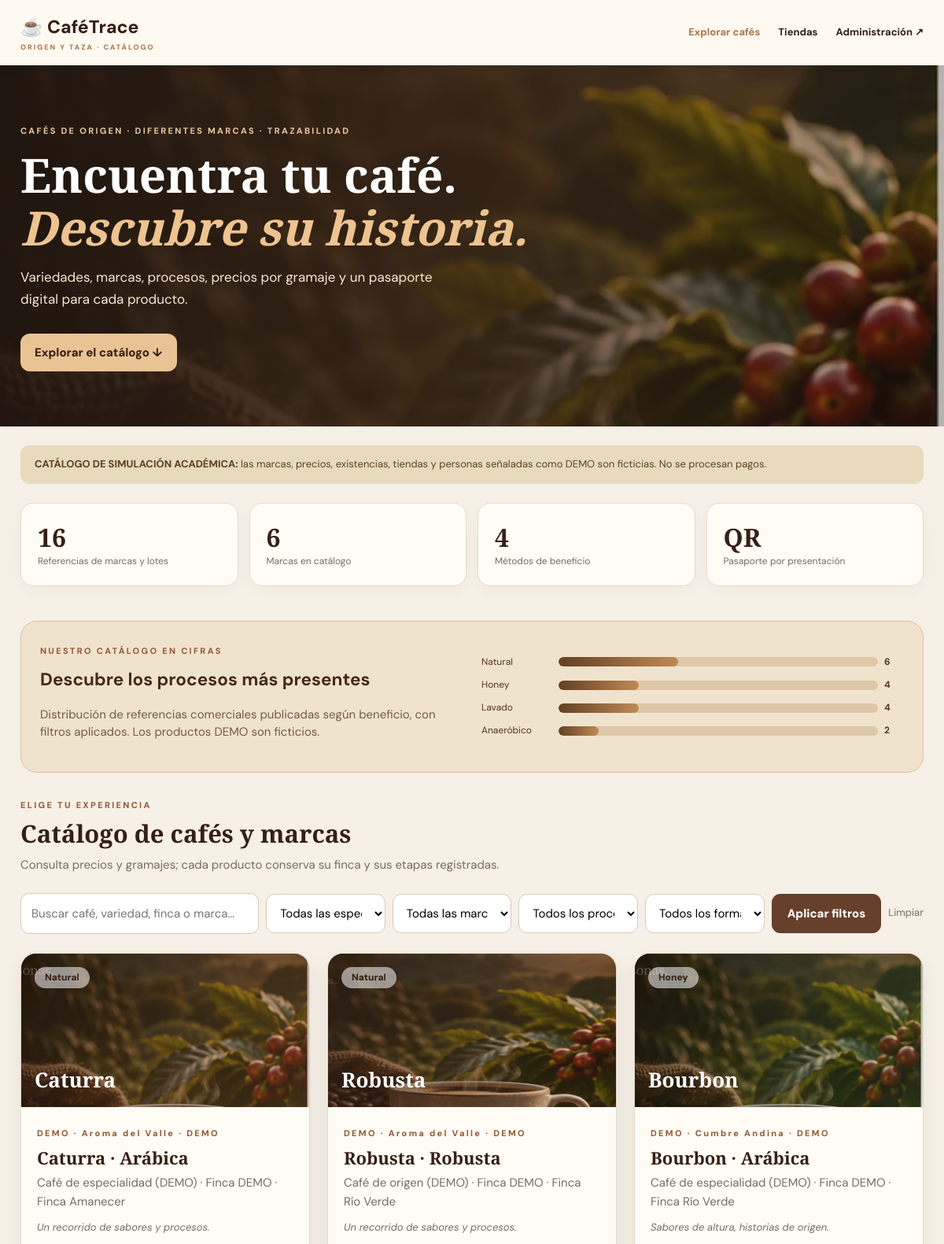
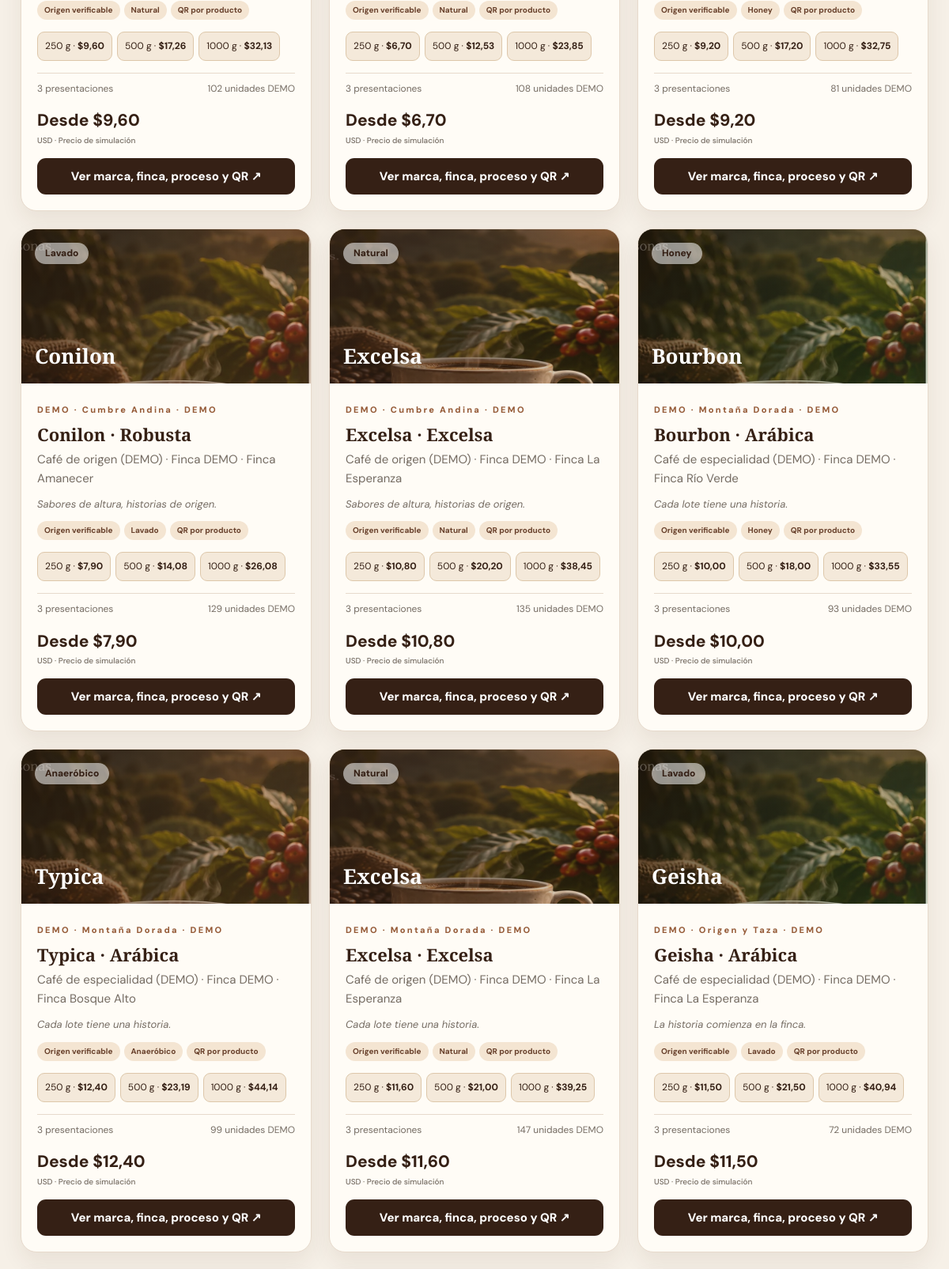
The page /explorar/ (upper part) on the database its author committed (2 pictures, top to bottom).
### trazabilidad/models.py (models this page shows, shortened)
class Lote(models.Model):
    METODOS = [
        ("Lavado", "Lavado"),
        ("Honey", "Honey"),
        ("Natural", "Natural"),
        ("Anaeróbico", "Anaeróbico"),
    ]
    ESTADOS = [
        ("En proceso", "En proceso"),
        ("Aprobado", "Aprobado"),
        ("Rechazado", "Rechazado"),
    ]
    codigo = models.CharField(max_length=30, unique=True, editable=False)
    productor = models.ForeignKey(Productor, on_delete=models.PROTECT, related_name="lotes")
    finca = models.ForeignKey(Finca, on_delete=models.PROTECT, related_name="lotes")
    variedad = models.CharField(max_length=100)
    fecha_cosecha = models.DateField()
    cantidad_kg = models.DecimalField(max_digits=10, decimal_places=2)
    metodo_proceso = models.CharField(max_length=30, choices=METODOS, default="Lavado")
    fecha_ingreso = models.DateField(default=timezone.now)
    humedad = models.DecimalField(max_digits=5, decimal_places=2, null=True, blank=True)
    temperatura_secado = models.DecimalField(max_digits=5, decimal_places=2, null=True, blank=True)
    tiempo_fermentacion_horas = models.DecimalField(max_digits=6, decimal_places=2, null=True, blank=True)
    estado = models.CharField(max_length=30, choices=ESTADOS, default="En proceso")
    notas = models.TextField(blank=True)
    creado = models.DateTimeField(auto_now_add=True)
    class Meta:
        ordering = ["-creado"]

class Finca(models.Model):
    productor = models.ForeignKey(Productor, on_delete=models.CASCADE, related_name="fincas")
    nombre = models.CharField(max_length=150)
    parroquia = models.CharField(max_length=100, blank=True)
    canton = models.CharField(max_length=100, blank=True)
    provincia = models.CharField(max_length=100, default="Carchi")
    altura_msnm = models.PositiveIntegerField(null=True, blank=True)
    variedad_principal = models.CharField(max_length=100, blank=True)
    class Meta:
        ordering = ["nombre"]

### cadena/models.py (models this page shows, shortened)
class MarcaCafe(models.Model):
    nombre = models.CharField(max_length=120, unique=True)
    lema = models.CharField(max_length=180, blank=True)
    descripcion = models.TextField(blank=True)
    es_demo = models.BooleanField(default=False)
    activa = models.BooleanField(default=True)
    class Meta:
        ordering = ['nombre']
        verbose_name = 'Marca de café'

class ProductoCatalogo(models.Model):
    marca = models.ForeignKey(MarcaCafe, on_delete=models.PROTECT, related_name='productos')
    lote = models.ForeignKey('trazabilidad.Lote', on_delete=models.PROTECT, related_name='ofertas_publicas')
    sku = models.CharField(max_length=75, unique=True)
    titulo = models.CharField(max_length=160)
    especie = models.CharField(max_length=30, choices=[('Arábica','Arábica'),('Robusta','Robusta'),('Libérica','Libérica'),('Excelsa','Excelsa')], default='Arábica')
    categoria = models.CharField(max_length=60, default='Café especial')
    formato = models.CharField(max_length=20, choices=[('Grano','Grano'),('Molido','Molido'),('Verde','Verde')], default='Grano')
    gramos = models.PositiveIntegerField(default=250)
    precio_usd = models.DecimalField(max_digits=9, decimal_places=2)
    unidades = models.PositiveIntegerField(default=0)
    descripcion = models.CharField(max_length=280, blank=True)
    activo = models.BooleanField(default=True)
    es_demo = models.BooleanField(default=False)
    class Meta:
        ordering = ['marca__nombre','lote__codigo','gramos']

### cadena/publico_views.py (the view)
# urls.py: path("explorar/", publico_views.catalogo_publico, name="catalogo_publico"),
def catalogo_publico(request):
    from cadena.models import MarcaCafe, ProductoCatalogo
    q = request.GET.get('q','').strip()[:80]
    metodo = request.GET.get('metodo','')
    especie = request.GET.get('especie','')
    marca_id = request.GET.get('marca','')
    formato = request.GET.get('formato','')
    ofertas = ProductoCatalogo.objects.filter(activo=True).select_related('lote','lote__finca','marca')
    if q:
        ofertas=ofertas.filter(Q(titulo__icontains=q)|Q(lote__variedad__icontains=q)|Q(lote__finca__nombre__icontains=q)|Q(marca__nombre__icontains=q)|Q(sku__icontains=q))
    if metodo in dict(Lote.METODOS): ofertas=ofertas.filter(lote__metodo_proceso=metodo)
    if especie in ('Arábica','Robusta','Libérica','Excelsa'): ofertas=ofertas.filter(especie=especie)
    if formato in ('Grano','Molido','Verde'): ofertas=ofertas.filter(formato=formato)
    if marca_id.isdecimal(): ofertas=ofertas.filter(marca_id=int(marca_id))
    agrupadas={}
    for oferta in ofertas.order_by('marca__nombre','lote__codigo','gramos')[:600]:
        llave=(oferta.marca_id,oferta.lote_id)
        if llave not in agrupadas:
            agrupadas[llave]={'lote':oferta.lote,'marca':oferta.marca,'especie':oferta.especie,
               'categoria':oferta.categoria,'ofertas':[],'precio_minimo':oferta.precio_usd,'disponibles':0,
               'ejemplo':oferta}
        grupo=agrupadas[llave]
        grupo['ofertas'].append(oferta)
        grupo['precio_minimo']=min(grupo['precio_minimo'],oferta.precio_usd)
        grupo['disponibles']+=oferta.unidades
    conteo_metodos = {}
    for grupo in agrupadas.values():
        metodo_grupo=grupo['lote'].metodo_proceso
        conteo_metodos[metodo_grupo]=conteo_metodos.get(metodo_grupo,0)+1
    resumen_metodos = [{'nombre':nombre, 'cantidad':cantidad, 'porcentaje':round(100*cantidad/max(1,len(agrupadas)),1)} for nombre,cantidad in conteo_metodos.items()]
    return render(request,'publico/catalogo.html',{
       'resumen_metodos':resumen_metodos,
       'cards':list(agrupadas.values()),'total':len(agrupadas),'q':q,'metodo':metodo,
       'especie':especie,'marca_id':marca_id,'formato':formato,
       'metodos':Lote.METODOS,'especies':['Arábica','Robusta','Libérica','Excelsa'],
       'formatos':['Grano','Molido','Verde'],'marcas':MarcaCafe.objects.filter(activa=True),
       'puntos':PuntoVenta.objects.filter(es_demo=True)[:6],
    })

### trazabilidad/permissions.py (called while the page is built)
def roles_for(user):
    if not user.is_authenticated:
        return set()
    if user.is_superuser:
        return set(ROLE_NAMES)
    return set(user.groups.filter(name__in=ROLE_NAMES).values_list("name", flat=True))

### templates/publico/catalogo.html (shortened to what this page needs)
{% load static %}<!doctype html><html lang="es"><head><link rel="stylesheet" href="{% static 'css/publico-cafe.css' %}"><link rel="stylesheet" href="{% static 'css/catalogo-marcas.css' %}"><link rel="stylesheet" href="{% static 'css/chat-publico.css' %}"></head><body>
<header class="top"><a href="{% url 'catalogo_publico' %}" class="brand">☕ CaféTrace <span>ORIGEN Y TAZA · CATÁLOGO</span></a><nav><a class="selected" href="{% url 'catalogo_publico' %}">Explorar cafés</a><a href="#puntos">Tiendas</a><a href="{% url 'login' %}">Administración ↗</a></nav></header>
<section class="hero"><div><span class="eyebrow">CAFÉS DE ORIGEN · DIFERENTES MARCAS · TRAZABILIDAD</span><h1>Encuentra tu café.<br><em>Descubre su historia.</em></h1><p>Variedades, marcas, procesos, precios por gramaje y un pasaporte digital para cada producto.</p><a href="#cafes" class="hero-button">Explorar el catálogo ↓</a></div></section>
<div class="wrap"><div class="demo-banner"><b>CATÁLOGO DE SIMULACIÓN ACADÉMICA:</b> las marcas, precios, existencias, tiendas y personas señaladas como DEMO son ficticias. No se procesan pagos.</div>
<section class="stats"><div><b>{{ total }}</b><span>Referencias de marcas y lotes</span></div><div><b>{{ marcas.count }}</b><span>Marcas en catálogo</span></div><div><b>4</b><span>Métodos de beneficio</span></div><div><b>QR</b><span>Pasaporte por presentación</span></div></section>
<section class="catalog-insights" aria-label="Resumen público de cafés disponibles"><div><span class="eyebrow dark">NUESTRO CATÁLOGO EN CIFRAS</span><h2>Descubre los procesos más presentes</h2><p>Distribución de referencias comerciales publicadas según beneficio, con filtros aplicados. Los productos DEMO son ficticios.</p></div><div class="catalog-insights-bars">{% for m in resumen_metodos %}<div class="catalog-insight-row"><span>{{ m.nombre }}</span><div class="catalog-insight-track"><i style="width:{{ m.porcentaje|stringformat:'f' }}%"></i></div><b>{{ m.cantidad }}</b></div>{% empty %}<p>Aún no hay productos para los filtros elegidos.</p>{% endfor %}</div></section><section id="cafes"><div class="section-head"><div><span class="eyebrow dark">ELIGE TU EXPERIENCIA</span><h2>Catálogo de cafés y marcas</h2><p>Consulta precios y gramajes; cada producto conserva su finca y sus etapas registradas.</p></div></div>
<form class="filters catalog-filters" method="get"><input type="search" name="q" value="{{ q }}" placeholder="Buscar café, variedad, finca o marca…" aria-label="Buscar cafés"><select name="especie" aria-label="Especie"><option value="">Todas las especies</option></select><select name="marca" aria-label="Marca"><option value="">Todas las marcas</option></select><select name="metodo" aria-label="Método"><option value="">Todos los procesos</option></select><select name="formato" aria-label="Presentación"><option value="">Todos los formatos</option></select><button type="submit">Aplicar filtros</button><a href="{% url 'catalogo_publico' %}">Limpiar</a></form>
<div class="coffee-grid brand-grid">{% for c in cards %}<article class="product"><a class="product-image specialty-card card-theme-{{ forloop.counter|add:'0' }}" href="{% url 'producto_publico' c.ejemplo.id %}"><span class="product-method">{{ c.lote.metodo_proceso }}</span><span class="img-title">{{ c.lote.variedad }}</span></a><div class="product-body"><span class="eyebrow dark">{{ c.marca.nombre }} {% if c.marca.es_demo %}· DEMO{% endif %}</span><h3>{{ c.lote.variedad }} · {{ c.especie }}</h3><p>{{ c.categoria }} · Finca {{ c.lote.finca.nombre }}</p><p class="brand-lema">{{ c.marca.lema }}</p><div class="mini-labels"><span>Origen verificable</span><span>{{ c.lote.metodo_proceso }}</span><span>QR por producto</span></div><div class="variants">{% for o in c.ofertas %}<a href="{% url 'producto_publico' o.id %}" title="Ver presentación de {{ o.gramos }} gramos">{{ o.gramos }} g · <b>${{ o.precio_usd }}</b></a>{% endfor %}</div><div class="info-line"><span>{{ c.ofertas|length }} presentaciones</span><span>{{ c.disponibles }} unidades DEMO</span></div><div class="price">Desde ${{ c.precio_minimo }} <small>USD · Precio de simulación</small></div><a class="detail-btn" href="{% url 'producto_publico' c.ejemplo.id %}">Ver marca, finca, proceso y QR ↗</a></div></article>{% empty %}<div class="empty">No hay productos con estos filtros. Ejecuta <code>cargar_catalogo_marcas</code> para poblar la demostración.</div>{% endfor %}</div>
</section></div></body></html>

### static/css/publico-cafe.css (style rules this page uses)
:root { --espresso:#352015;--cafe:#66402b;--caramelo:#ad7446;--crema:#f6f0e7;--paper:#fffcf6;--line:#e7dacc;--muted:#756c63 }
* { box-sizing:border-box }
html { scroll-behavior:smooth }
body { margin:0;color:var(--espresso);background:var(--crema);font:15px/1.6 'DM Sans',system-ui,sans-serif }
a { color:inherit;text-decoration:none }
.wrap { max-width:1240px;margin:auto;padding:0 26px }
.top { display:flex;align-items:center;justify-content:space-between;padding:16px max(26px,calc((100vw - 1188px)/2));background:#fffaf1;box-shadow:0 2px 14px #35201512;gap:20px;flex-wrap:wrap;position:relative;z-index:2 }
.brand { font-weight:800;font-size:23px }
.brand span { display:block;font-size:9px;letter-spacing:2px;color:var(--caramelo) }
nav { display:flex;gap:23px;align-items:center;flex-wrap:wrap;font-weight:700;font-size:13px }
nav a:hover,.selected { color:var(--caramelo) }
.hero { padding:70px max(26px,calc((100vw - 1160px)/2));background:linear-gradient(90deg,#20160fef 0%,#362316dc 46%,#36231650 100%),url('../img/cafetal-banner.webp') center/cover;min-height:310px;color:white }
.hero h1,.product-hero h1 { font-family:'Playfair Display',Georgia,serif;font-size:clamp(36px,5vw,64px);line-height:1.11;margin:12px 0 }
.hero em { color:#edc38f }
.hero p { max-width:570px;color:#f7e8d4;font-size:17px }
.eyebrow { font-size:11px;letter-spacing:2.3px;font-weight:800;color:#e9c49f }
.eyebrow.dark { color:#955a37 }
.hero-button { display:inline-block;margin-top:13px;padding:12px 18px;background:#eac394;color:#342014;border-radius:12px;font-weight:800 }
.demo-banner { background:#e8dbbd;color:#5c4224;padding:14px 18px;border-radius:12px;margin:24px 0;font-size:13px }
.stats,.overview { display:grid;grid-template-columns:repeat(4,1fr);gap:14px;margin:20px 0 44px }
.stats>div,.overview>div { background:var(--paper);border:1px solid var(--line);border-radius:16px;padding:21px;display:flex;flex-direction:column;box-shadow:0 6px 22px #472b1609 }
.stats b { font:700 32px 'Playfair Display',serif }
.stats span,.overview span,.overview small { color:var(--muted);font-size:12px }
.section-head h2,.panel h2 { font:700 31px 'Playfair Display',serif;margin:4px 0 7px }
.section-head p { margin:0;color:var(--muted) }
.filters { display:flex;align-items:center;gap:10px;flex-wrap:wrap;margin:24px 0 }
.filters input,.filters select { background:white;border:1px solid #d8caba;border-radius:11px;padding:13px;font:inherit;flex:1;min-width:170px }
.filters button { background:var(--cafe);color:white;border:0;border-radius:11px;padding:13px 20px;font:inherit;font-weight:800;cursor:pointer }
.filters>a { font-size:13px;color:var(--muted) }
.coffee-grid { display:grid;grid-template-columns:repeat(3,1fr);gap:22px }
.product { background:var(--paper);border:1px solid var(--line);border-radius:20px;overflow:hidden;box-shadow:0 12px 28px #3f231213;transition:transform .2s }
.product-image { height:188px;display:flex;flex-direction:column;justify-content:space-between;padding:17px;background:linear-gradient(120deg,#22170ebc,#6c45126e),url('../img/cafetal-banner.webp') center/cover;color:white }
.product:nth-child(4n+2) .product-image { background-position:left center }
.product:nth-child(4n+3) .product-image { background-position:right center }
.product-method { align-self:start;background:#fff8;padding:4px 13px;border-radius:99px;color:#352015;font-size:12px;font-weight:800 }
.img-title { font:700 26px 'Playfair Display',serif }
.product-body { padding:19px }
.product h3 { font:700 25px 'Playfair Display',serif;margin:5px 0 }
.product p { color:var(--muted);margin:0 0 11px }
.info-line { display:flex;justify-content:space-between;gap:5px;font-size:12px;color:var(--muted);border-top:1px solid var(--line);padding-top:10px }
.price { font-size:21px;font-weight:800;margin:14px 0 }
.price small { display:block;font-size:10px;font-weight:500;color:var(--muted) }
.detail-btn { display:block;text-align:center;background:var(--espresso);color:white;border-radius:11px;padding:11px 9px;font-weight:800 }

### rows shown on the page
Lote: nombre "Natural", lote.metodo_proceso "Natural", lote.variedad "Caturra", marca.nombre "DEMO · Aroma del Valle", especie "Arábica", categoria "Café de especialidad (DEMO)", lote.finca.nombre "DEMO · Finca Amanecer", marca.lema "Un recorrido de sabores y procesos.", ofertas|length "3", disponibles "102", precio_minimo "9,60"
Lote: nombre "Honey", lote.metodo_proceso "Honey", lote.variedad "Bourbon", marca.nombre "DEMO · Cumbre Andina", especie "Arábica", categoria "Café de especialidad (DEMO)", lote.finca.nombre "DEMO · Finca Río Verde", marca.lema "Sabores de altura, historias de origen.", ofertas|length "3", disponibles "81", precio_minimo "9,20", marca.nombre "DEMO · Montaña Dorada", marca.lema "Cada lote tiene una historia.", disponibles "93", precio_minimo "10,00"
Lote: nombre "Lavado", lote.metodo_proceso "Lavado", lote.variedad "Conilon", marca.nombre "DEMO · Cumbre Andina", especie "Robusta", categoria "Café de origen (DEMO)", lote.finca.nombre "DEMO · Finca Amanecer", marca.lema "Sabores de altura, historias de origen.", ofertas|length "3", disponibles "129", precio_minimo "7,90"
Lote: nombre "Anaeróbico", lote.metodo_proceso "Anaeróbico", lote.variedad "Typica", marca.nombre "DEMO · Montaña Dorada", especie "Arábica", categoria "Café de especialidad (DEMO)", lote.finca.nombre "DEMO · Finca Bosque Alto", marca.lema "Cada lote tiene una historia.", ofertas|length "3", disponibles "99", precio_minimo "12,40"
ProductoCatalogo: gramos "250", precio_usd "9,60"
ProductoCatalogo: gramos "500", precio_usd "17,26"
ProductoCatalogo: gramos "1000", precio_usd "32,13"
Lote: lote.metodo_proceso "Natural", lote.variedad "Robusta", marca.nombre "DEMO · Aroma del Valle", especie "Robusta", categoria "Café de origen (DEMO)", lote.finca.nombre "DEMO · Finca Río Verde", marca.lema "Un recorrido de sabores y procesos.", ofertas|length "3", disponibles "108", precio_minimo "6,70"
ProductoCatalogo: gramos "250", precio_usd "6,70"
ProductoCatalogo: gramos "500", precio_usd "12,53"
ProductoCatalogo: gramos "1000", precio_usd "23,85"
ProductoCatalogo: gramos "250", precio_usd "9,20"
ProductoCatalogo: gramos "500", precio_usd "17,20"
ProductoCatalogo: gramos "1000", precio_usd "32,75"
ProductoCatalogo: gramos "250", precio_usd "7,90"
ProductoCatalogo: gramos "500", precio_usd "14,08"
ProductoCatalogo: gramos "1000", precio_usd "26,08"
Lote: lote.metodo_proceso "Natural", lote.variedad "Excelsa", marca.nombre "DEMO · Cumbre Andina", especie "Excelsa", categoria "Café de origen (DEMO)", lote.finca.nombre "DEMO · Finca La Esperanza", marca.lema "Sabores de altura, historias de origen.", ofertas|length "3", disponibles "135", precio_minimo "10,80", marca.nombre "DEMO · Montaña Dorada", marca.lema "Cada lote tiene una historia.", disponibles "147", precio_minimo "11,60"
ProductoCatalogo: gramos "250", precio_usd "10,80"
ProductoCatalogo: gramos "500", precio_usd "20,20"
ProductoCatalogo: gramos "1000", precio_usd "38,45"
ProductoCatalogo: gramos "250", precio_usd "10,00"
ProductoCatalogo: gramos "500", precio_usd "18,00"
ProductoCatalogo: gramos "1000", precio_usd "33,55"
ProductoCatalogo: gramos "250", precio_usd "12,40"
ProductoCatalogo: gramos "500", precio_usd "23,19"
ProductoCatalogo: gramos "1000", precio_usd "44,14"
ProductoCatalogo: gramos "250", precio_usd "11,60"
ProductoCatalogo: gramos "500", precio_usd "21,00"
ProductoCatalogo: gramos "1000", precio_usd "39,25"
Lote: lote.metodo_proceso "Lavado", lote.variedad "Geisha", marca.nombre "DEMO · Origen y Taza", especie "Arábica", categoria "Café de especialidad (DEMO)", lote.finca.nombre "DEMO · Finca La Esperanza", marca.lema "La historia comienza en la finca.", ofertas|length "3", disponibles "72", precio_minimo "11,50"
ProductoCatalogo: gramos "250", precio_usd "11,50"
ProductoCatalogo: gramos "500", precio_usd "21,50"
ProductoCatalogo: gramos "1000", precio_usd "40,94"

### other values the page prints
{{ total }} "16"
{{ marcas.count }} "6"
{{ m.cantidad }} "6" "4" "4" "2"
